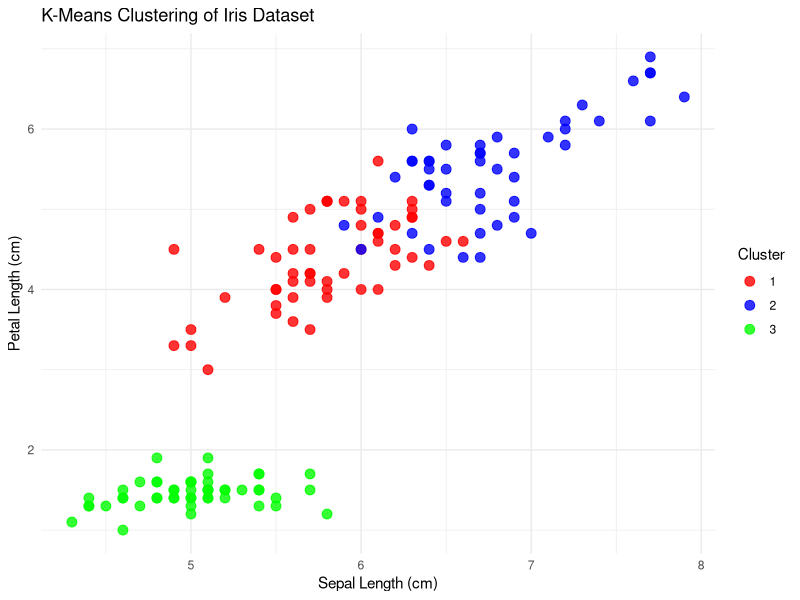
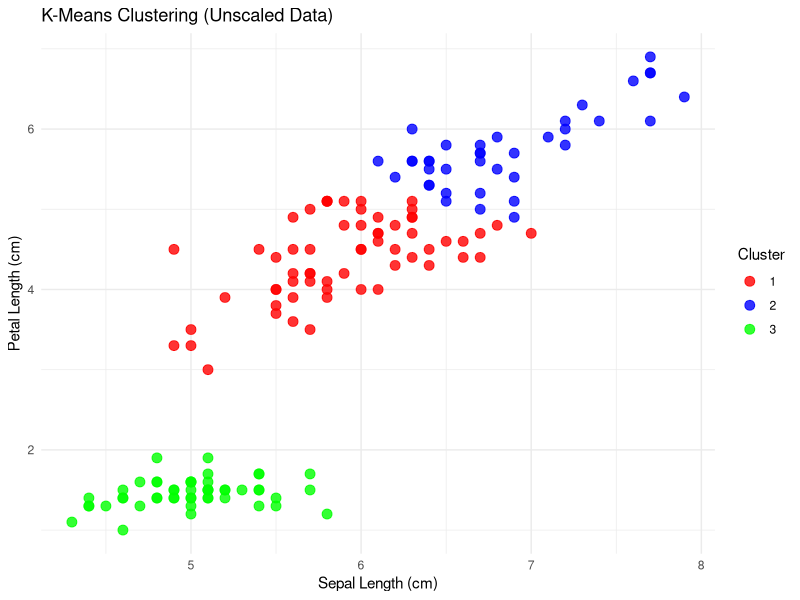

Write R code to recreate these figures, in order.
## ---- chunk 1
knitr::opts_chunk$set(echo = TRUE)
library(tidyverse)
library(broom)
## ---- chunk 2
iris_scaled <- iris |> select(-Species) |> scale()

set.seed(1)  
kmeans_result <- kmeans(iris_scaled, centers = 3, nstart = 25)

print(kmeans_result)
## ---- chunk 3
cluster_centers <- tidy(kmeans_result)
print(cluster_centers)
## ---- chunk 4
clustered_data <- augment(kmeans_result, iris)

clustered_data <- clustered_data |> rename(Cluster = .cluster)

clustered_data$Cluster <- as.factor(clustered_data$Cluster)

ggplot(clustered_data, aes(x = Sepal.Length, y = Petal.Length, colour = Cluster)) +
  geom_point(size = 3, alpha = 0.8) +
  labs(title = "K-Means Clustering of Iris Dataset",
       x = "Sepal Length (cm)",
       y = "Petal Length (cm)") +
  theme_minimal() +
  scale_color_manual(values = c("red", "blue", "green"))

## ---- chunk 5
clustered_data <- augment(kmeans_result, iris) |> rename(Cluster = .cluster)

cluster_counts <- clustered_data |> 
  group_by(Species, Cluster) |> 
  summarise(count = n(), .groups = "drop")

print(cluster_counts)
## ---- chunk 6
set.seed(1)
kmeans_unscaled <- kmeans(iris |> select(-Species), centers = 3, nstart = 25)

clustered_data_unscaled <- augment(kmeans_unscaled, iris) |> rename(Cluster = .cluster)

ggplot(clustered_data_unscaled, aes(x = Sepal.Length, y = Petal.Length, colour = Cluster)) +
  geom_point(size = 3, alpha = 0.8) +
  labs(title = "K-Means Clustering (Unscaled Data)",
       x = "Sepal Length (cm)",
       y = "Petal Length (cm)") +
  theme_minimal() +
  scale_color_manual(values = c("red", "blue", "green"))

  cluster_counts_unscaled <- clustered_data_unscaled |> 
  group_by(Species, Cluster) |> 
  summarise(count = n(), .groups = "drop")

print(cluster_counts_unscaled)
